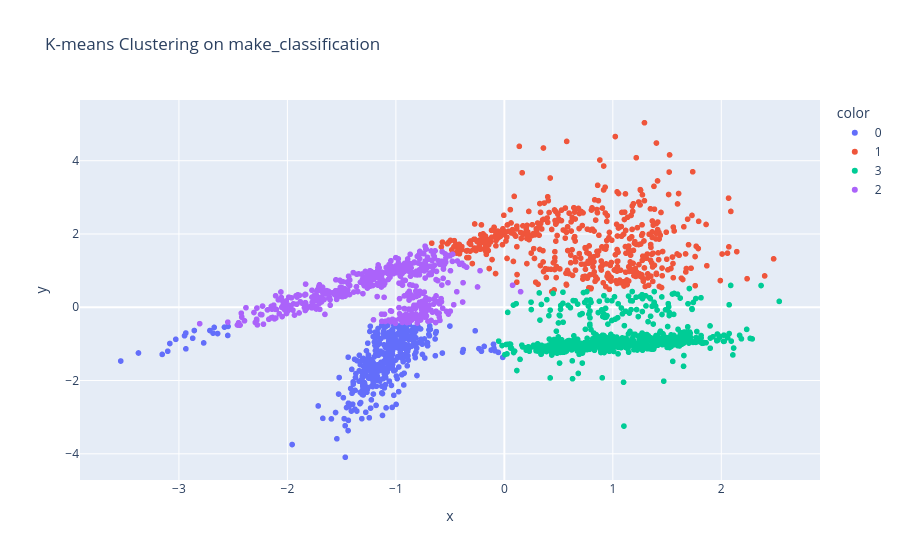

Notebook cell for this chart:
### Code cell
optimal_k = 4
kmeans = KMeans(n_clusters=optimal_k, random_state=42)
labels_kmeans = kmeans.fit_predict(X_class)
fig = px.scatter(x=X_class[:, 0], y=X_class[:, 1], color=labels_kmeans.astype(
    str), title="K-means Clustering on make_classification")
fig.show()

### Figure 1 — Plotly figure (JSON) as saved in the notebook; plotly's stock layout.template omitted (floating-point values rounded to 4 significant figures; data arrays with more than 128 entries replaced by an {"elided": "..."} marker saying what was removed)
{"data": [{"hovertemplate": "color=0<br>x=%{x}<br>y=%{y}<extra></extra>", "legendgroup": "0", "marker": {"color": "#636efa", "symbol": "circle"}, "mode": "markers", "name": "0", "showlegend": true, "type": "scattergl", "x": {"elided": "399 float values"}, "xaxis": "x", "y": {"elided": "399 float values"}, "yaxis": "y"}, {"hovertemplate": "color=1<br>x=%{x}<br>y=%{y}<extra></extra>", "legendgroup": "1", "marker": {"color": "#EF553B", "symbol": "circle"}, "mode": "markers", "name": "1", "showlegend": true, "type": "scattergl", "x": {"elided": "478 float values"}, "xaxis": "x", "y": {"elided": "478 float values"}, "yaxis": "y"}, {"hovertemplate": "color=3<br>x=%{x}<br>y=%{y}<extra></extra>", "legendgroup": "3", "marker": {"color": "#00cc96", "symbol": "circle"}, "mode": "markers", "name": "3", "showlegend": true, "type": "scattergl", "x": {"elided": "645 float values"}, "xaxis": "x", "y": {"elided": "645 float values"}, "yaxis": "y"}, {"hovertemplate": "color=2<br>x=%{x}<br>y=%{y}<extra></extra>", "legendgroup": "2", "marker": {"color": "#ab63fa", "symbol": "circle"}, "mode": "markers", "name": "2", "showlegend": true, "type": "scattergl", "x": {"elided": "478 float values"}, "xaxis": "x", "y": {"elided": "478 float values"}, "yaxis": "y"}], "layout": {"legend": {"title": {"text": "color"}, "tracegroupgap": 0}, "title": {"text": "K-means Clustering on make_classification"}, "xaxis": {"anchor": "y", "domain": [0, 1], "title": {"text": "x"}}, "yaxis": {"anchor": "x", "domain": [0, 1], "title": {"text": "y"}}}}
